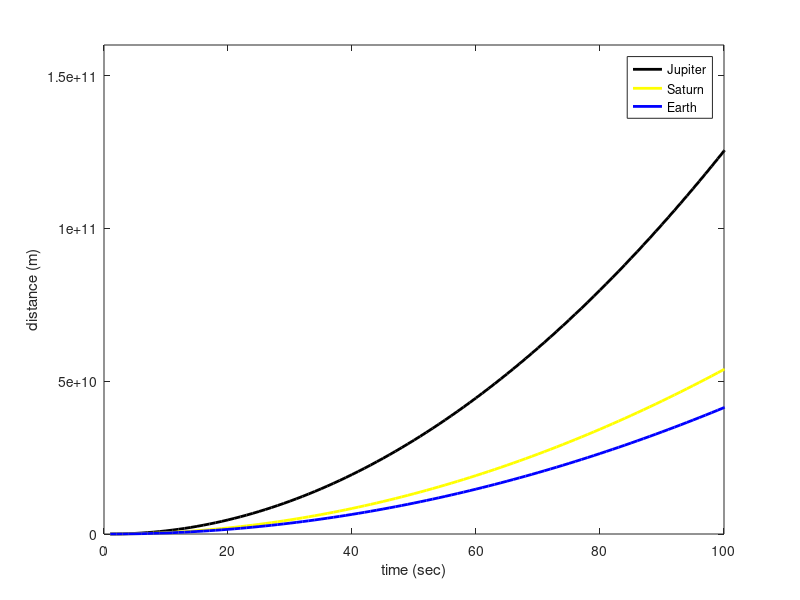

Source code (MATLAB):
clear;clc;clf;
G = 6.67 * 10 ^ -11;  %   gravitational constant
d = 0;               %   distance
t = 0;               %   time
M = 0;               %   mass of body causing grav pull
r = 0;              %   distance between centers of these two bodies

accel = @(G, M, r) (G * M) / r ^ 2; % accel due to grav (G, MASS, RADI)
distanceCovered = @(g,t) 0.5 * g * t ^ 2; % dist. covered (ACCEL,TIME)

%///////////
%-EARTH---//
%///////////

eM = 5.97 * 10 ^ 24; % mass
ed = 6369.7 + 500; % radius + 500
eg = accel(G, eM , ed); % earth's accel due to grav

% stores distance covered for earth in vec
E(1) = distanceCovered(eg,0);
for i = 0:1:100
    E(i+1) = distanceCovered(eg,i);
endfor

%///////////
%-JUPITER-//
%///////////

jM = 1.90 * 10 ^ 27; % mass
jd = 69897 + 500; % radius + 500
jg = accel(G, jM , jd); % jupiter's accel due to grav

% stores distance covered for jupiter in vec
J(1) = distanceCovered(eg,0);
for i = 0:1:100
    J(i+1) = distanceCovered(jg,i);
endfor

%///////////
%-SATURN--//
%///////////

sM = 5.68 * 10 ^ 26; % mass
sd = 58220 + 500; % radius + 500
sg = accel(G, sM , sd); % saturn's accel due to grav

% stores distance covered for saturn in vec
S(1) = distanceCovered(eg,0);
for i = 0:1:100
    S(i+1) = distanceCovered(sg,i);
endfor

%///////////
%-PLOTTING-/
%///////////

plot(J, "linewidth", 2, "color", "k"); 
hold on; 
plot(S, "linewidth", 2, "color", "y"); 
plot(E, "linewidth", 2, "color", "b"); 

% Formatting
xlabel("time (sec)");
ylabel("distance (m)");

legend("Jupiter","Saturn","Earth");

xlim([0, 100]);
ylim([0, 1.6e+11]);
